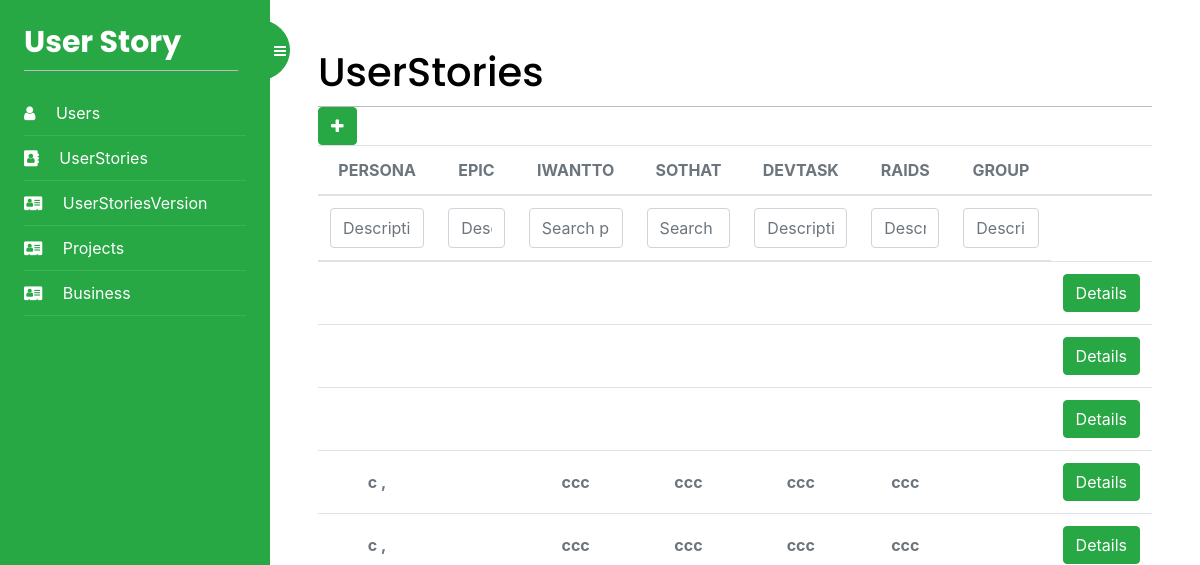
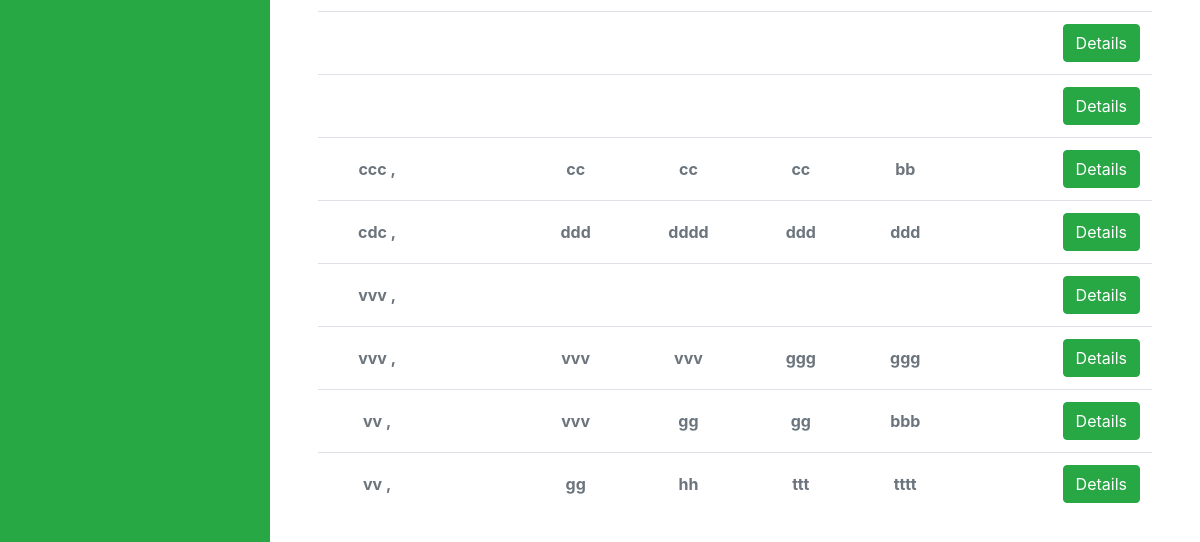
Before: /UserStories/list/ (signed in) with the older database file (2 pictures, top to bottom).
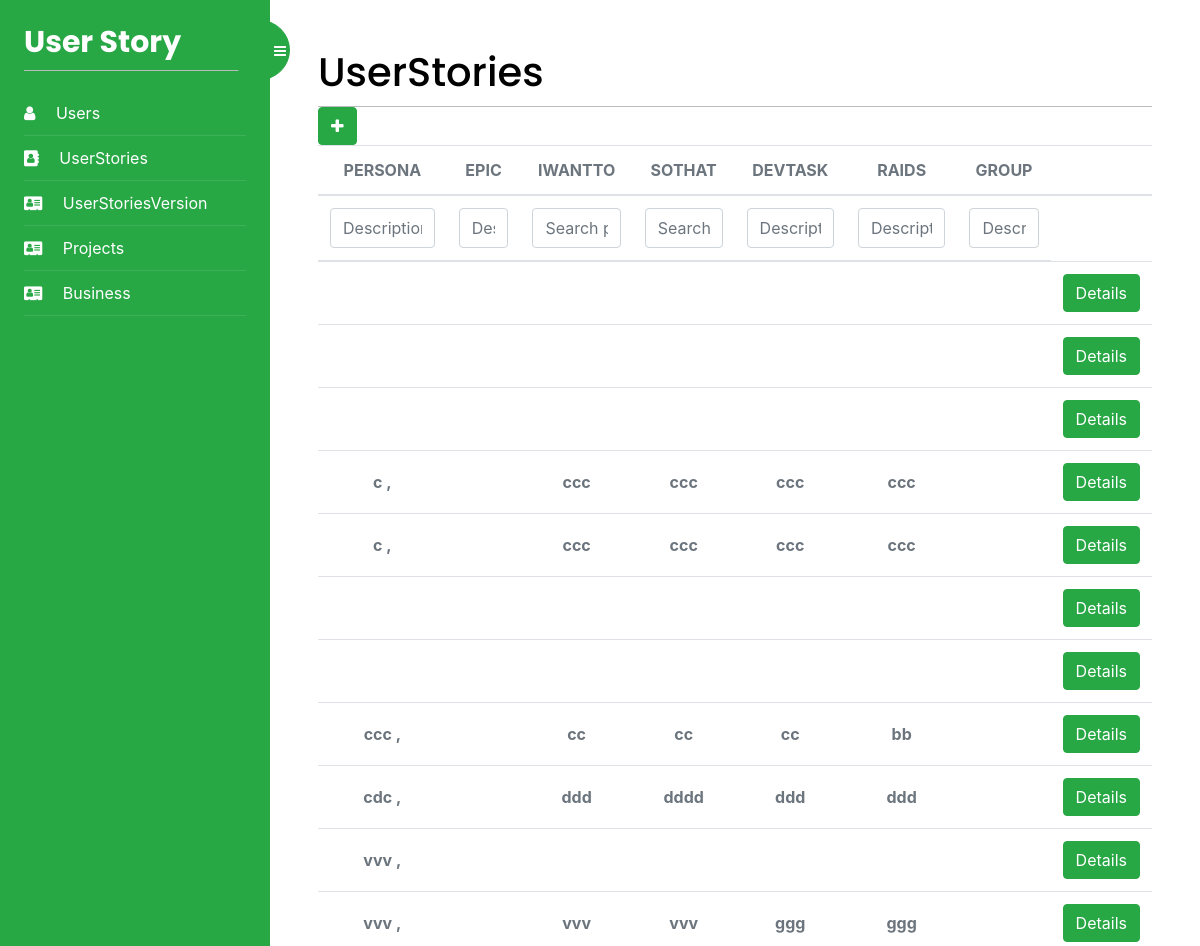
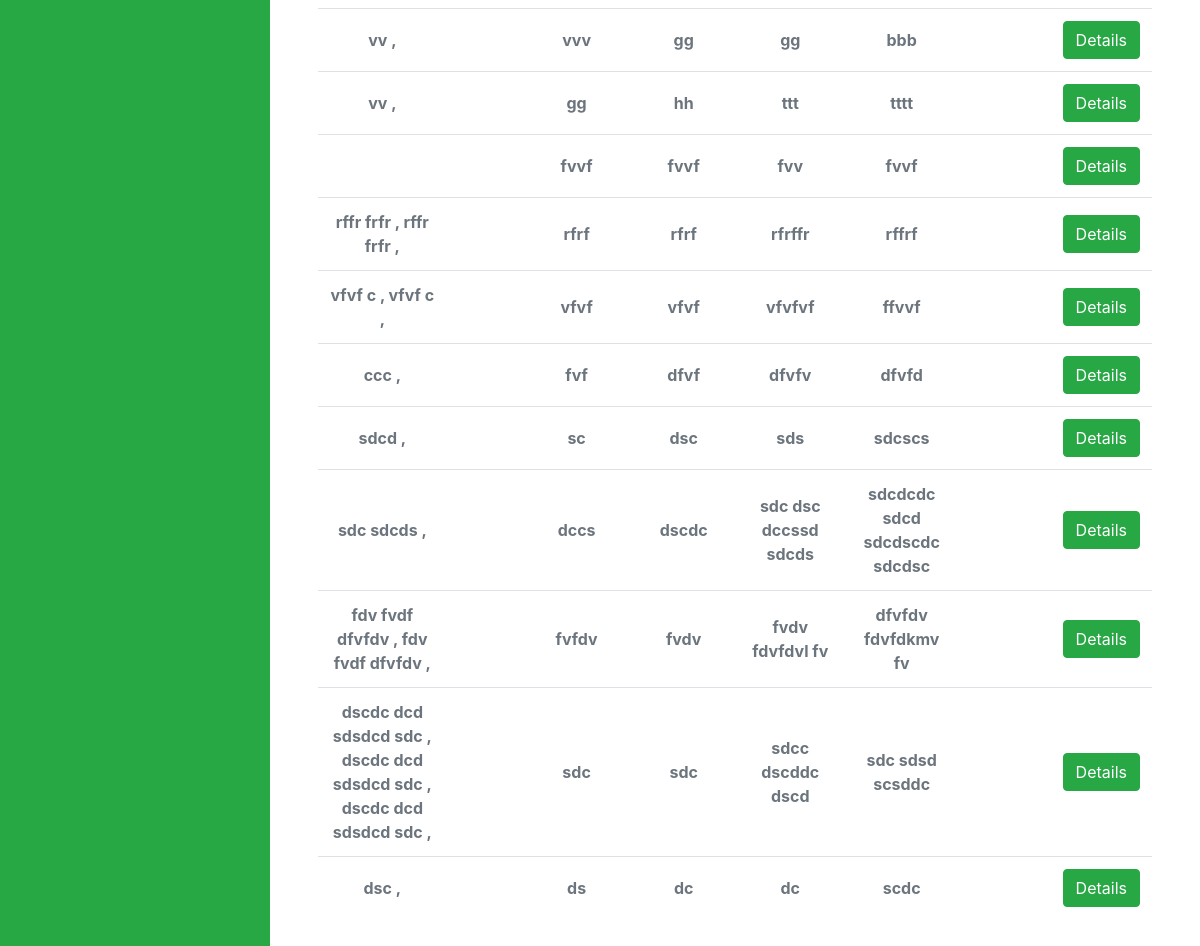
After: the same page with the newer database file (2 pictures, top to bottom).
### UserStoryApp/models.py (models this page shows, shortened)
class UserStory(models.Model):
    id = models.AutoField(primary_key=True)
    iWantTO = models.TextField(blank=True)
    soThat = models.TextField(blank=True)
    priority = models.TextField(blank=True)
    userStoriesVersion = models.ForeignKey(
        UserStoryVersion, on_delete=models.CASCADE, blank=True, null=True)
    Persona = models.ManyToManyField(Persona)
    RAIDS = models.ManyToManyField(RAIDS)
    DevelopmentTask = models.ManyToManyField(DevelopmentTask)
    Estimates = models.ManyToManyField(Estimates)
    US_Group = models.ForeignKey(
        US_Group, on_delete=models.CASCADE, blank=True, null=True)
    Epic = models.ForeignKey(Epic, on_delete=models.CASCADE)
    class Meta:
        db_table = "UserStory"
    def get_Persona(self):
        return "\n".join([f'{p.Name} , ' for p in self.Persona.all()])
    def get_RAIDS(self):
        print("g\r\ng")
        return "\n".join([f'{p.description} \r\n' for p in self.RAIDS.all()])
    def get_DevTask(self):
        return "\n".join([f'{p.description} \r\n' for p in self.DevelopmentTask.all()])

class Persona(models.Model):
    id = models.AutoField(primary_key=True)
    Name = models.TextField(blank=True)
    class Meta:
        db_table = "Persona"

class DevelopmentTask(models.Model):
    id = models.AutoField(primary_key=True)
    description = models.TextField(blank=True)
    class Meta:
        db_table = "DevelopmentTask"

class RAIDS(models.Model):
    id = models.AutoField(primary_key=True)
    description = models.TextField(blank=True)
    class Meta:
        db_table = "RAIDS"

### UserStories/views.py (the view)
# urls.py: path('list/', views.userStories_list, name='userStories'),
@login_required
def userStories_list(request):
    Persona = ""
    RAIDS = ""
    DevTask = ""
    Indicator = ""
    userStories = UserStory.objects.all()
    my_filter = UserStoriesFilter(request.GET, queryset=userStories)
    userStories = my_filter.qs
    if request.GET.get("Persona"):
        userStories = userStories.filter(
            Persona__Name__contains=request.GET.get("Persona"))
        Persona = request.GET.get("Persona")
    if request.GET.get("RAIDS"):
        userStories = userStories.filter(
            RAIDS__description__contains=request.GET.get("RAIDS"))
        RAIDS = request.GET.get("RAIDS")
    if request.GET.get("DevTask"):
        userStories = userStories.filter(
            DevelopmentTask__description__contains=request.GET.get("DevTask"))
        DevTask = request.GET.get("DevTask")
    if request.GET.get("Indicator"):
        userStories = userStories.filter(
            US_Group__description__contains=request.GET.get("Indicator"))
        Indicator = request.GET.get("Indicator")
    return render(request, 'userStories/userStories.html', {'users': userStories, 'filter': my_filter, 'form': {'persona': Persona, 'RAIDS': RAIDS, 'DevTask': DevTask, 'indicator': Indicator}})

### UserStories/templates/userStories/userStories.html (shortened to what the changed rows need)
{% extends "base.html" %}
{% block content %}
<div>
    <h1 class="m-auto">UserStories</h1>
</div>
<div class="table-responsive p-0">
    <table class="table align-items-center mb-0">
        <thead>
            <tr>
                <th class="text-center text-uppercase text-secondary text-xxs font-weight-bolder opacity-7">Persona</th>
                <th class="text-center text-uppercase text-secondary text-xxs font-weight-bolder opacity-7">Epic
                </th>
                <th class="text-center text-uppercase text-secondary text-xxs font-weight-bolder opacity-7">iWantTO</th>
                <th class="text-center text-uppercase text-secondary text-xxs font-weight-bolder opacity-7">soThat</th>
                <th class="text-center text-uppercase text-secondary text-xxs font-weight-bolder opacity-7">DevTask</th>
                <th class="text-center text-uppercase text-secondary text-xxs font-weight-bolder opacity-7">RAIDS</th>
                <th class="text-center text-uppercase text-secondary text-xxs font-weight-bolder opacity-7">Group</th>
                <th class="text-secondary opacity-7"></th>
            </tr>
        </thead>
        <thead>
            <tr>
                <form id="form" method="get">
                    <th class="text-center text-uppercase text-secondary text-xxs font-weight-bolder opacity-7"><input type="text"
                            name="Persona" class="form-control" value="{{form.persona}}" id="exampleInputEmail1"
                            aria-describedby="emailHelp" placeholder="Description"></th>
                    <th class="text-center text-uppercase text-secondary text-xxs font-weight-bolder opacity-7">
                        <input type="text" name="Epic" class="form-control" id="exampleInputEmail1" aria-describedby="emailHelp"
                            placeholder="Description">
                    </th>
                <th class="text-center text-uppercase text-secondary text-xxs font-weight-bolder opacity-7">{{filter.form.iWantTO}}</th>
                <th class="text-center text-uppercase text-secondary text-xxs font-weight-bolder opacity-7">{{filter.form.soThat}}</th>
                <th class="text-center text-uppercase text-secondary text-xxs font-weight-bolder opacity-7"><input type="text"
                        name="DevTask" value="{{form.DevTask}}" class="form-control" id="exampleInputEmail1"
                        aria-describedby="emailHelp" placeholder="Description"></th>
                <th class="text-center text-uppercase text-secondary text-xxs font-weight-bolder opacity-7"><input type="text" name="RAIDS" value="{{form.RAIDS}}" class="form-control" id="exampleInputEmail1" aria-describedby="emailHelp"
                    placeholder="Description"></th>
                <th class="text-center text-uppercase text-secondary text-xxs font-weight-bolder opacity-7"><input type="text" name="Indicator" value="{{form.indicator}}" class="form-control groupField" id="exampleInputEmail1" aria-describedby="emailHelp"
                    placeholder="Description"></th>
                </form>
            </tr>
        </thead>
        <tbody>
            {% for user in users %}
                <tr>
                    <td class="align-middle text-center">
                        <span class="text-secondary text-xs font-weight-bold">{{user.get_Persona}}</span>
                    </td>
                    <td class="align-middle text-center">
                    </td>
                <td class="align-middle text-center">
                    <span class="text-secondary text-xs font-weight-bold">{{user.iWantTO}}</span>
                </td>
                <td class="align-middle text-center">
                    <span class="text-secondary text-xs font-weight-bold">{{user.soThat}}</span>
                </td>
                <td class="align-middle text-center">
                    <span class="text-secondary text-xs font-weight-bold">{{user.get_DevTask}}</span>
                </td>
                <td class="align-middle text-center">
                    <span class="text-secondary text-xs font-weight-bold">{{user.get_RAIDS}}</span>
                </td>
                <td class="align-middle text-center">
                </td>
                <td class="align-middle text-center">
                    <a href="{% url 'userStoryDetails' user.id %}" class="btn btn-success" aria-hidden="true">
                        Details
                    </a>
                </td>
            </tr>
            {% endfor %}
        </tbody>
    </table>
</div>
{% endblock %}

Changed rows visible on the page:
added UserStory: iWantTO "fvvf", soThat "fvvf", get_DevTask "fvv", get_RAIDS "fvvf"
added UserStory: get_Persona "rffr frfr , rffr frfr ,", iWantTO "rfrf", soThat "rfrf", get_DevTask "rfrffr", get_RAIDS "rffrf"
added UserStory: get_Persona "vfvf c , vfvf c ,", iWantTO "vfvf", soThat "vfvf", get_DevTask "vfvfvf", get_RAIDS "ffvvf"
added UserStory: get_Persona "ccc ,", iWantTO "fvf", soThat "dfvf", get_DevTask "dfvfv", get_RAIDS "dfvfd"
added UserStory: get_Persona "sdcd ,", iWantTO "sc", soThat "dsc", get_DevTask "sds", get_RAIDS "sdcscs"
added UserStory: get_Persona "sdc sdcds ,", iWantTO "dccs", soThat "dscdc", get_DevTask "sdc dsc dccssd sdcds", get_RAIDS "sdcdcdc sdcd sdcdscdc sdcdsc"
added UserStory: get_Persona "fdv fvdf dfvfdv , fdv fvdf dfvfdv ,", iWantTO "fvfdv", soThat "fvdv", get_DevTask "fvdv fdvfdvl fv", get_RAIDS "dfvfdv fdvfdkmv fv"
added UserStory: get_Persona "dscdc dcd sdsdcd sdc , dscdc dcd sdsdcd sdc , dscdc dcd sdsdcd sdc ,", iWantTO "sdc", soThat "sdc", get_DevTask "sdcc dscddc dscd", get_RAIDS "sdc sdsd scsddc"
added UserStory: get_Persona "dsc ,", iWantTO "ds", soThat "dc", get_DevTask "dc", get_RAIDS "scdc"
